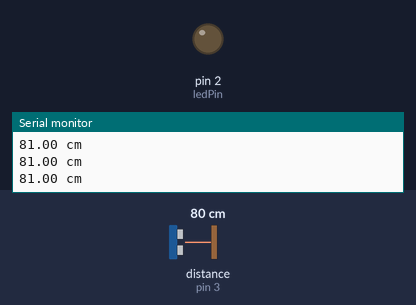
A sketch run on a simulated Arduino Uno, built with avr-gcc and run on an emulated ATmega328P. Shown: output pins drawn as LEDs (lit = HIGH), the last lines printed to the serial monitor. Dashed ring = blinking. The inputs (shaded band) are chosen by the test bench; at power-on: distance to the obstacle (sensor on pin 3) 80 cm. The echo pulse lasts 58.3 µs per cm.

Above: at 1.3 s.
1.4 s: distance to the obstacle (sensor on pin 3) set to 4 cm
2.9 s: distance to the obstacle (sensor on pin 3) set to 2 cm
At 3.3 s:
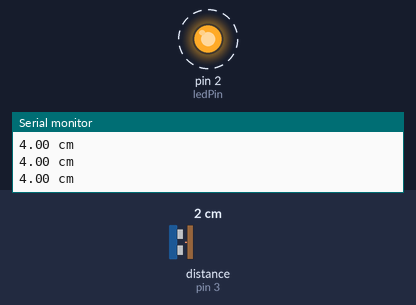
5.9 s: distance to the obstacle (sensor on pin 3) set to 9 cm
At 7.0 s:
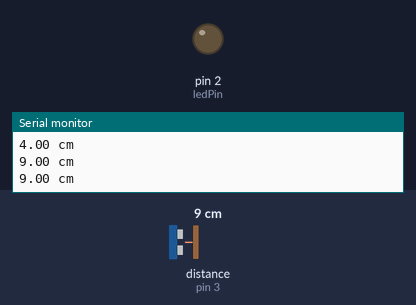
7.4 s: distance to the obstacle (sensor on pin 3) set to 192 cm
8.9 s: distance to the obstacle (sensor on pin 3) set to 199 cm
At 9.8 s:
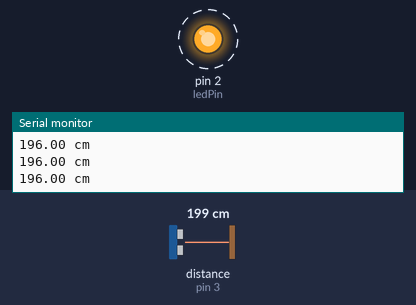
Timing chart, 0 to 12.9 s (numbered marks = the images above; inputs shaded):
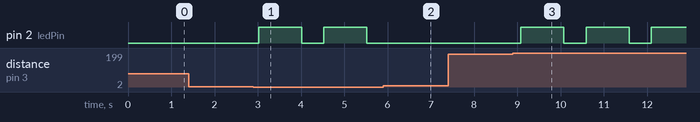

Measured:
- the behaviour switches between 3 and 2 cm on distance to the obstacle (sensor on pin 3) (found by bisection; images 0 and 1)
- the behaviour switches between 195 and 196 cm on distance to the obstacle (sensor on pin 3) (found by bisection; images 2 and 3)
- after the input at 2.9 s, pin 2 (ledPin): alternates HIGH for 1.0 s and LOW for 0.50 s, starting after 0.12 s
- after the input at 5.9 s, pin 2 (ledPin): stays LOW (without the input it goes to HIGH after 0.12 s)
- after the input at 8.9 s, pin 2 (ledPin): alternates HIGH for 1.0 s and LOW for 0.51 s, starting after 0.18 s

The sketch:

ULTRASONIC_SENSOR.ino
```cpp
#include <NewPing.h>

int trigPin = 4;
int echoPin = 3;
int maxDistance = 200;
int ledPin = 2;
float distance;
// NewPing setup of pins and maximum distance.
NewPing sonar(trigPin, echoPin, maxDistance);

void setup() {
  Serial.begin(9600);
  pinMode(ledPin,OUTPUT);
}
void loop() {
  distance = sonar.ping_cm();
  if (distance >= 200 || distance <= 2) {
    digitalWrite(ledPin,HIGH);
    delay(1000);
    digitalWrite(ledPin,LOW);
  }
  else {
    Serial.print(distance);
    Serial.println(" cm");
  }
  delay(500);
}
```
